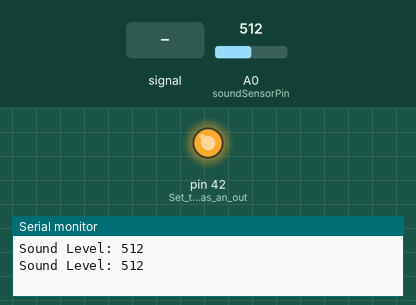
Simulated run of this sketch. Board: Arduino Mega 2560, built with avr-gcc and run on an emulated ATmega2560. Parts: output pins drawn as LEDs (lit = HIGH), the last lines printed to the serial monitor. Inputs (shaded band) come from the test bench; at power-on: A0 (soundSensorPin) = 512.

Above: at 1.8 s.
1.9 s: A0 (soundSensorPin) fed a 1000 Hz sine of ±255 counts around its level
At 4.2 s:
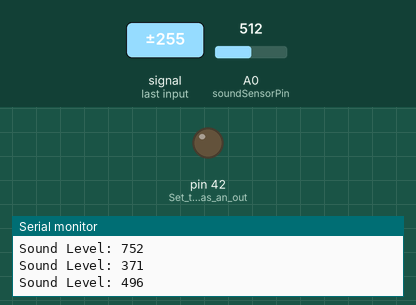
6.0 s: A0 (soundSensorPin) set to 490
At 6.5 s:
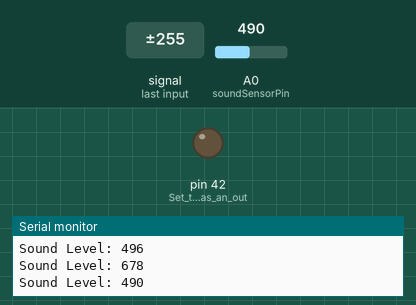
7.5 s: A0 (soundSensorPin) set to 515
At 9.3 s:
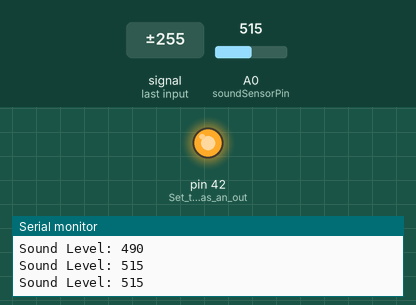
Timing chart, 0 to 10.8 s (numbered marks = the images above; inputs shaded):
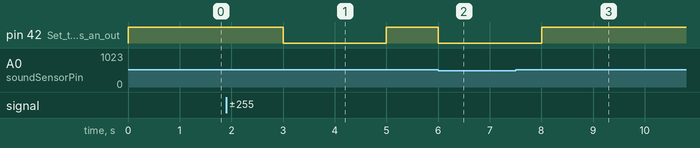

Measured:
- the behaviour switches between 500 and 501 on A0 (soundSensorPin) (found by bisection; images 2 and 3)
- after the input at 1.9 s, pin 42 (Set_the_LED_pin_as_an_out): HIGH → LOW after 1.1 s, → HIGH 2.0 s later
- after the input at 6.0 s, pin 42 (Set_the_LED_pin_as_an_out): goes on until 6.0 s, then stays LOW
- after the input at 7.5 s, pin 42 (Set_the_LED_pin_as_an_out): LOW → HIGH after 0.50 s

The sketch:

sound_led.ino
```cpp
const int soundSensorPin = A0; // Pin for sound sensor
const int threshold = 500;    // Threshold value for detecting sound

void setup() {
  pinMode(42, OUTPUT);    // Set the LED pin as an output
  Serial.begin(9600);         // Start serial communication
}

void loop() {
  int sensorValue = analogRead(soundSensorPin); // Read sound sensor value
  Serial.print("Sound Level: ");
  Serial.println(sensorValue);

  if (sensorValue > threshold) {
    digitalWrite(42, HIGH); // Turn on LED if sound exceeds threshold
  } else {
    digitalWrite(42, LOW);  // Turn off LED if sound is below threshold
  }

  delay(1000); // Delay for 1 second
}
```
